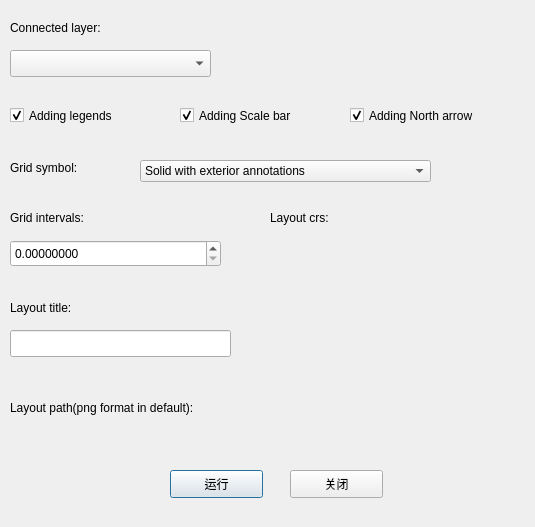
<?xml version="1.0" encoding="UTF-8"?>
<ui version="4.0">
 <class>LayoutDialog</class>
 <widget class="QDialog" name="LayoutDialog">
  <property name="geometry">
   <rect>
    <x>0</x>
    <y>0</y>
    <width>535</width>
    <height>527</height>
   </rect>
  </property>
  <property name="windowTitle">
   <string>Layout Settings</string>
  </property>
  <widget class="QLabel" name="label_9">
   <property name="geometry">
    <rect>
     <x>10</x>
     <y>20</y>
     <width>171</width>
     <height>16</height>
    </rect>
   </property>
   <property name="text">
    <string>Connected layer:</string>
   </property>
  </widget>
  <widget class="QgsMapLayerComboBox" name="mapLayerComboBox_3">
   <property name="geometry">
    <rect>
     <x>10</x>
     <y>50</y>
     <width>201</width>
     <height>27</height>
    </rect>
   </property>
  </widget>
  <widget class="QCheckBox" name="checkBox_legend">
   <property name="geometry">
    <rect>
     <x>10</x>
     <y>100</y>
     <width>211</width>
     <height>31</height>
    </rect>
   </property>
   <property name="text">
    <string>Adding legends</string>
   </property>
   <property name="checked">
    <bool>true</bool>
   </property>
  </widget>
  <widget class="QCheckBox" name="checkBox_scalebar">
   <property name="geometry">
    <rect>
     <x>180</x>
     <y>100</y>
     <width>211</width>
     <height>31</height>
    </rect>
   </property>
   <property name="text">
    <string>Adding Scale bar</string>
   </property>
   <property name="checked">
    <bool>true</bool>
   </property>
  </widget>
  <widget class="QCheckBox" name="checkBox_arrow">
   <property name="geometry">
    <rect>
     <x>350</x>
     <y>100</y>
     <width>211</width>
     <height>31</height>
    </rect>
   </property>
   <property name="text">
    <string>Adding North arrow</string>
   </property>
   <property name="checked">
    <bool>true</bool>
   </property>
  </widget>
  <widget class="QgsFileWidget" name="output_FileWidget_3">
   <property name="geometry">
    <rect>
     <x>10</x>
     <y>420</y>
     <width>321</width>
     <height>27</height>
    </rect>
   </property>
  </widget>
  <widget class="QLabel" name="label_11">
   <property name="geometry">
    <rect>
     <x>10</x>
     <y>400</y>
     <width>281</width>
     <height>16</height>
    </rect>
   </property>
   <property name="text">
    <string>Layout path(png format in default):</string>
   </property>
  </widget>
  <widget class="QPushButton" name="closeBtn">
   <property name="geometry">
    <rect>
     <x>290</x>
     <y>470</y>
     <width>93</width>
     <height>28</height>
    </rect>
   </property>
   <property name="text">
    <string>关闭</string>
   </property>
  </widget>
  <widget class="QPushButton" name="runBtn">
   <property name="geometry">
    <rect>
     <x>170</x>
     <y>470</y>
     <width>93</width>
     <height>28</height>
    </rect>
   </property>
   <property name="text">
    <string>运行</string>
   </property>
   <property name="default">
    <bool>true</bool>
   </property>
  </widget>
  <widget class="QComboBox" name="comboBox_grid">
   <property name="geometry">
    <rect>
     <x>140</x>
     <y>160</y>
     <width>291</width>
     <height>22</height>
    </rect>
   </property>
   <item>
    <property name="text">
     <string>Solid with exterior annotations</string>
    </property>
   </item>
   <item>
    <property name="text">
     <string>Solid with interior annotations</string>
    </property>
   </item>
   <item>
    <property name="text">
     <string>InteriorExterior annotations</string>
    </property>
   </item>
  </widget>
  <widget class="QLabel" name="label_13">
   <property name="geometry">
    <rect>
     <x>10</x>
     <y>160</y>
     <width>171</width>
     <height>16</height>
    </rect>
   </property>
   <property name="text">
    <string>Grid symbol:</string>
   </property>
  </widget>
  <widget class="QLabel" name="label_14">
   <property name="geometry">
    <rect>
     <x>10</x>
     <y>210</y>
     <width>171</width>
     <height>16</height>
    </rect>
   </property>
   <property name="text">
    <string>Grid intervals:</string>
   </property>
  </widget>
  <widget class="QgsDoubleSpinBox" name="SpinBox_intervals">
   <property name="geometry">
    <rect>
     <x>10</x>
     <y>240</y>
     <width>211</width>
     <height>27</height>
    </rect>
   </property>
   <property name="decimals">
    <number>8</number>
   </property>
   <property name="singleStep">
    <double>0.000001000000000</double>
   </property>
  </widget>
  <widget class="QLineEdit" name="txt_title">
   <property name="geometry">
    <rect>
     <x>10</x>
     <y>330</y>
     <width>221</width>
     <height>27</height>
    </rect>
   </property>
  </widget>
  <widget class="QLabel" name="label_15">
   <property name="geometry">
    <rect>
     <x>10</x>
     <y>300</y>
     <width>171</width>
     <height>16</height>
    </rect>
   </property>
   <property name="text">
    <string>Layout title:</string>
   </property>
  </widget>
  <widget class="QgsProjectionSelectionWidget" name="mQgsProjectionSelectionWidget">
   <property name="geometry">
    <rect>
     <x>270</x>
     <y>240</y>
     <width>211</width>
     <height>27</height>
    </rect>
   </property>
  </widget>
  <widget class="QLabel" name="label_16">
   <property name="geometry">
    <rect>
     <x>270</x>
     <y>210</y>
     <width>171</width>
     <height>16</height>
    </rect>
   </property>
   <property name="text">
    <string>Layout crs:</string>
   </property>
  </widget>
 </widget>
 <customwidgets>
  <customwidget>
   <class>QgsDoubleSpinBox</class>
   <extends>QDoubleSpinBox</extends>
   <header>qgsdoublespinbox.h</header>
  </customwidget>
  <customwidget>
   <class>QgsFileWidget</class>
   <extends>QWidget</extends>
   <header>qgsfilewidget.h</header>
  </customwidget>
  <customwidget>
   <class>QgsMapLayerComboBox</class>
   <extends>QComboBox</extends>
   <header>qgsmaplayercombobox.h</header>
  </customwidget>
  <customwidget>
   <class>QgsProjectionSelectionWidget</class>
   <extends>QWidget</extends>
   <header>qgsprojectionselectionwidget.h</header>
  </customwidget>
 </customwidgets>
 <resources/>
 <connections/>
</ui>
